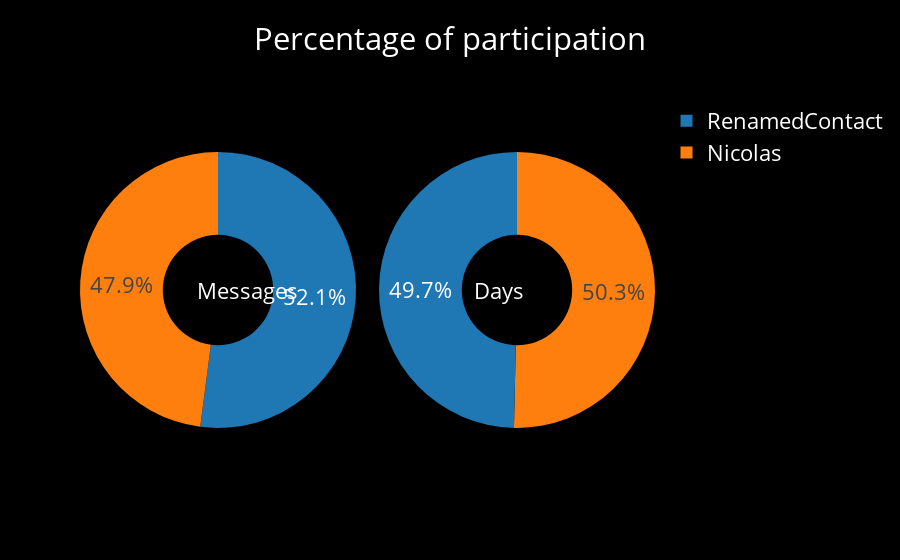

Notebook cell for this chart:
### Code cell
iplot(wa.plot_overall_participition(nb_mode=True))

### Figure 1 — Plotly figure (JSON) as saved in the notebook; plotly's stock layout.template omitted (floating-point values rounded to 4 significant figures)
{"data": [{"domain": {"x": [0, 0.48]}, "hole": 0.4, "hoverinfo": "label+percent+name", "labels": ["Nicolas", "RenamedContact"], "name": "Percentage of messages sent", "type": "pie", "uid": "5381d7e4-279c-48b6-9603-440cdf1bef17", "values": [0.4794, 0.5206]}, {"domain": {"x": [0.52, 1]}, "hole": 0.4, "hoverinfo": "label+percent+name", "labels": ["Nicolas", "RenamedContact"], "name": "Percentage of days of participation", "type": "pie", "uid": "3ad3d909-0c1e-402b-9454-759b58d59286", "values": [0.8229, 0.8114]}], "layout": {"annotations": [{"font": {"size": 22}, "showarrow": false, "text": "Messages", "x": 0.2, "y": 0.5}, {"font": {"size": 22}, "showarrow": false, "text": "Days", "x": 0.775, "y": 0.5}], "font": {"color": "white", "size": 22}, "paper_bgcolor": "black", "plot_bgcolor": "black", "title": "Percentage of participation", "xaxis": {"automargin": true, "showticklabels": true, "tickfont": {"color": "white", "size": 14}, "titlefont": {"color": "white", "size": 18}}, "yaxis": {"automargin": true, "showticklabels": true, "tickfont": {"color": "white", "size": 14}, "titlefont": {"color": "white", "size": 18}}}}
